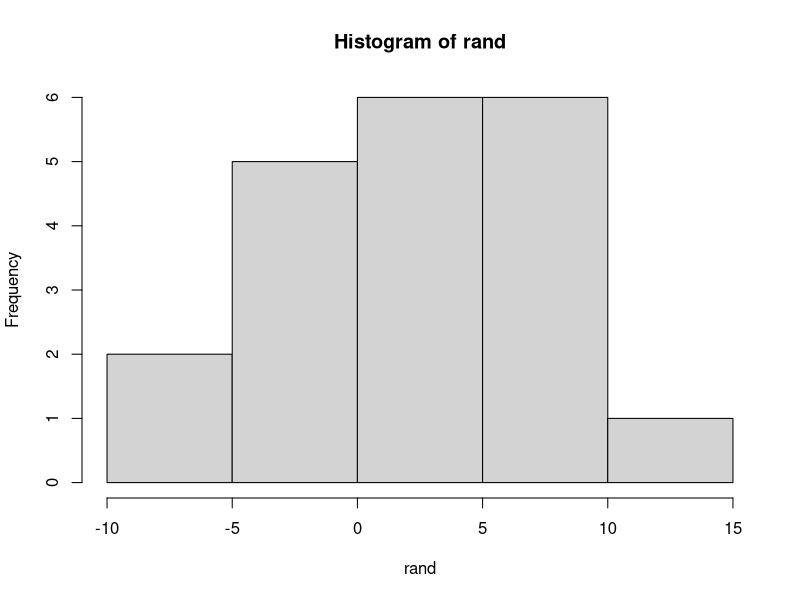
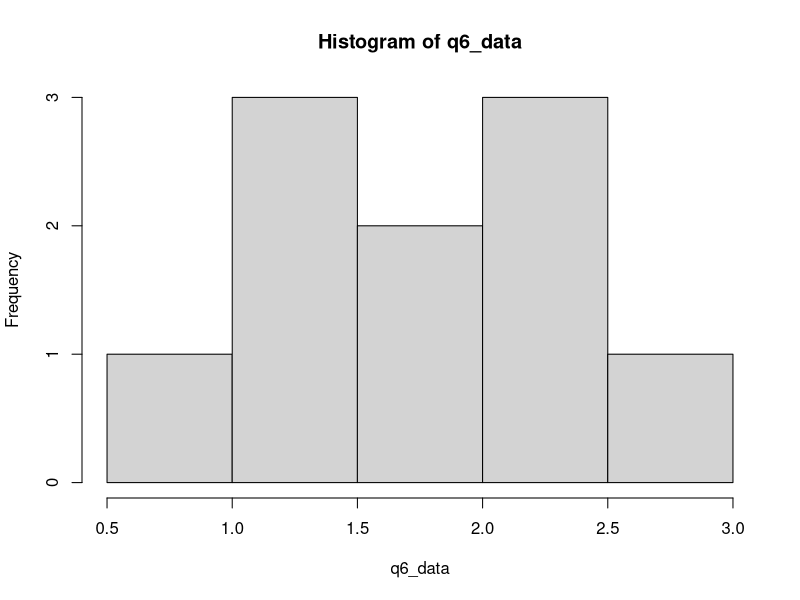
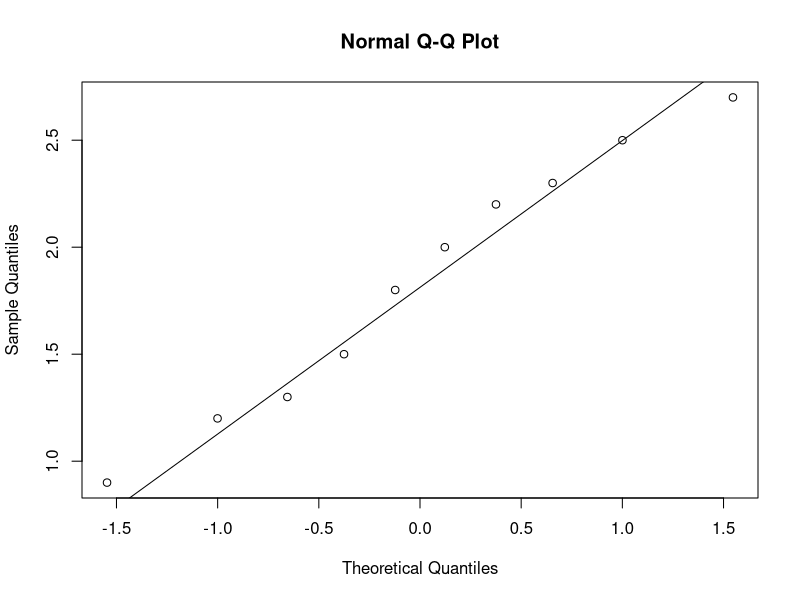

The R source for these figures, in order:
library(dplyr)
rand<-rnorm(20, mean=3, sd=5)
rand
mean(rand)
sd(rand)
hist(rand)

qnorm(0.4, mean=10, sd=3, lower.tail = FALSE)
pnorm(12, mean=10, sd=3, lower.tail = FALSE)
pnorm(11.5, mean=10, sd=3, lower.tail = TRUE) - pnorm(-11.5, mean=10, sd=3, lower.tail = TRUE)

1 - dbinom(2, size=5, p=1/6)

1-ppois(2, lambda=3)
ppois(3, lambda = 3)
ppois(7, lambda=3)-ppois(1,lambda = 3)

q6_data<-c(1.5, 2.2, 0.9, 1.3, 2.0, 1.2, 2.5, 2.7, 1.8, 2.3)
mean(q6_data)
sd(q6_data)
hist(q6_data)
qqnorm(q6_data)
qqline(q6_data)
shapiro.test(q6_data)

dbinom(0, 5, 0.67)
dbinom(1, 5, 0.67)
dbinom(2, 5, 0.67)
dbinom(3, 5, 0.6666667)
